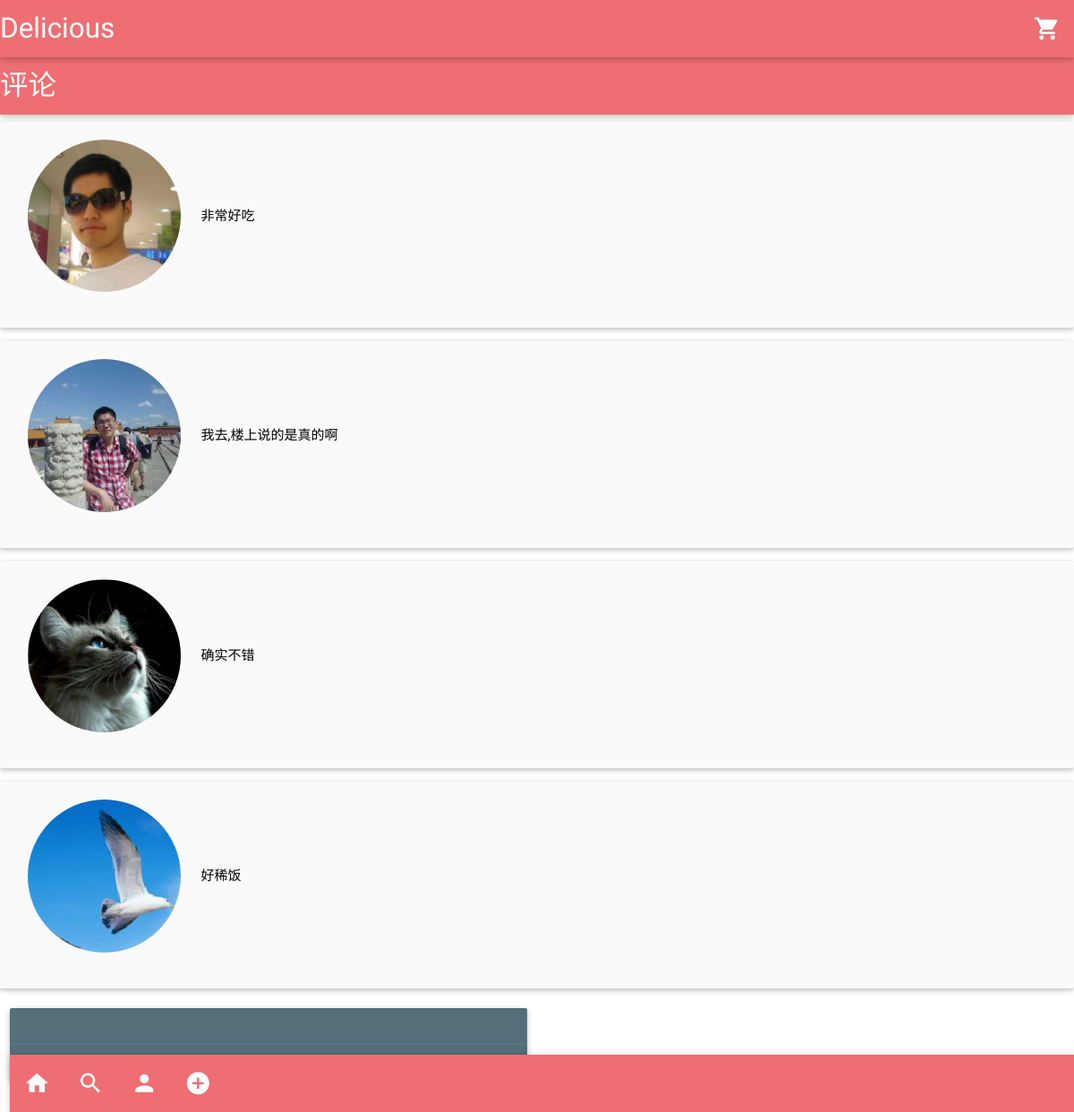
/tweet/8/discuss/, run on the app's committed database.
### food/models.py (models this page shows, shortened)
class Comment(models.Model):
    author = models.ForeignKey(User)
    tweet = models.ForeignKey(Tweet)
    content = models.CharField(max_length=300)

class User(models.Model):
    name = models.CharField(max_length=200)
    photo = models.CharField(max_length=200)

### food/views.py (the view)
# urls.py: url(r'^tweet/(?P<pk>[0-9]+)/discuss/$', views.DiscussView.as_view(), name='discuss'),
class DiscussView(generic.DetailView):
    model = Tweet
    template_name = 'food/discuss.html'

### food/templates/food/discuss.html
{% extends "food/base.html" %}
{% load staticfiles %}
{% block page_content %}
<nav>
    <div class="nav-wrapper">
        <a href="#" class="brand-logo">评论</a>
    </div>
</nav>
{% for comment in tweet.comment_set.all %}
<div class="col s12 m8 offset-m2 l6 offset-l3">
    <div class="card-panel grey lighten-5 z-depth-1">
        <div class="row valign-wrapper">
            <div class="col s2">
                <img src="{% static 'food/images/user_avatar/' %}{{ comment.author.photo }}" alt=""
                     class="circle responsive-img">
            </div>
            <div class="col s10">
              <span class="black-text">
                {{ comment.content }}
              </span>
            </div>
        </div>
    </div>
</div>
{% endfor %}
{% endblock %}

### data on the page
Comment: author.photo (picture), content "非常好吃"
Comment: author.photo (picture), content "我去,楼上说的是真的啊"
Comment: author.photo (picture), content "确实不错"
Comment: author.photo (picture), content "好稀饭"
